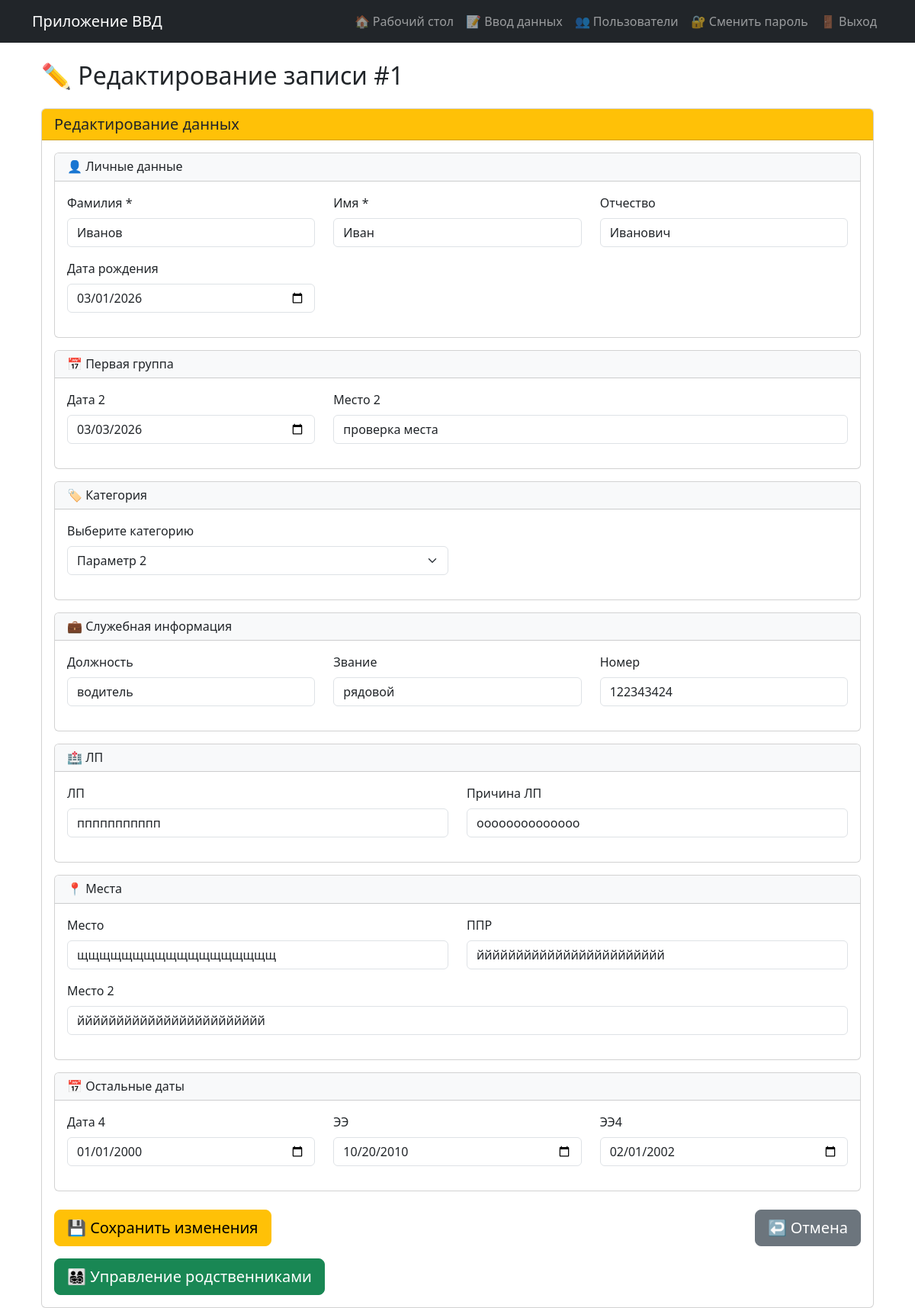
/record/edit/1 (signed in), run on the app's committed database.
### models.py (models this page shows)
class PersonData(db.Model):
    __tablename__ = 'person_data'  # Новое имя таблицы!
    __table_args__ = {'extend_existing': True}  # Добавлено!
    id = db.Column(db.Integer, primary_key=True)
    last_name = db.Column(db.String(100))
    first_name = db.Column(db.String(100))
    middle_name = db.Column(db.String(100))
    birth_date = db.Column(db.Date)
    date2 = db.Column(db.Date)
    place2 = db.Column(db.String(255))
    category = db.Column(db.String(200))
    category_custom = db.Column(db.String(200))
    position = db.Column(db.String(200))
    rank = db.Column(db.String(100))
    number = db.Column(db.String(100))
    lp = db.Column(db.String(255))
    lp_reason = db.Column(db.String(1000))
    place = db.Column(db.String(200))
    ppr = db.Column(db.String(200))
    place2_field = db.Column(db.String(200))
    date4 = db.Column(db.Date)
    ee = db.Column(db.Date)
    ee4 = db.Column(db.Date)
    created_at = db.Column(db.DateTime, default=datetime.now)
    updated_at = db.Column(db.DateTime, default=datetime.now, onupdate=datetime.now)
    user_id = db.Column(db.Integer, db.ForeignKey('users.id'), nullable=False)
    edit_history = db.relationship('EditHistory', backref='record', lazy='dynamic', cascade='all, delete-orphan')
    relatives_list = db.relationship('Relative', back_populates='main_person', lazy=True, cascade='all, delete-orphan')

### app.py (the view, shortened to what this page needs)
@app.route('/record/edit/<int:record_id>', methods=['GET', 'POST'])
@login_required
def edit_record(record_id):
    record = PersonData.query.get_or_404(record_id)
    return render_template('edit_record.html', record=record)

### app.py (called while the page is built)
@login_manager.user_loader
def load_user(user_id):
    return db.session.get(User, int(user_id)) #User.query.get(int(user_id))

### models.py (called while the page is built)
    def is_admin(self):
        return self.role == 'admin'

### templates/edit_record.html (shortened to what this page needs)
{% extends "base.html" %}
{% block content %}
<div class="container-fluid">
    <h2 class="mb-4">✏️ Редактирование записи #{{ record.id }}</h2>
    <div class="card">
        <div class="card-header bg-warning">
            <h5 class="mb-0">Редактирование данных</h5>
        </div>
        <div class="card-body">
            <form method="post" id="editForm">
                <div class="card mb-3">
                    <div class="card-header bg-light">
                        <h6 class="mb-0">👤 Личные данные</h6>
                    </div>
                    <div class="card-body">
                        <div class="row">
                            <div class="col-md-4 mb-3">
                                <label for="last_name" class="form-label">Фамилия *</label>
                                <input type="text" class="form-control" id="last_name" name="last_name" value="{{ record.last_name or '' }}" required>
                            </div>
                            <div class="col-md-4 mb-3">
                                <label for="first_name" class="form-label">Имя *</label>
                                <input type="text" class="form-control" id="first_name" name="first_name" value="{{ record.first_name or '' }}" required>
                            </div>
                            <div class="col-md-4 mb-3">
                                <label for="middle_name" class="form-label">Отчество</label>
                                <input type="text" class="form-control" id="middle_name" name="middle_name" value="{{ record.middle_name or '' }}">
                            </div>
                        </div>
                        <div class="row">
                            <div class="col-md-4 mb-3">
                                <label for="birth_date" class="form-label">Дата рождения</label>
                                <input type="date" class="form-control" id="birth_date" name="birth_date" value="{{ record.birth_date.strftime('%Y-%m-%d') if record.birth_date else '' }}">
                            </div>
                        </div>
                    </div>
                </div>
                <div class="card mb-3">
                    <div class="card-header bg-light">
                        <h6 class="mb-0">📅 Первая группа</h6>
                    </div>
                    <div class="card-body">
                        <div class="row">
                            <div class="col-md-4 mb-3">
                                <label for="date2" class="form-label">Дата 2</label>
                                <input type="date" class="form-control" id="date2" name="date2" value="{{ record.date2.strftime('%Y-%m-%d') if record.date2 else '' }}">
                            </div>
                            <div class="col-md-8 mb-3">
                                <label for="place2" class="form-label">Место 2</label>
                                <input type="text" class="form-control" id="place2" name="place2" value="{{ record.place2 or '' }}">
                            </div>
                        </div>
                    </div>
                </div>
                <div class="card mb-3">
                    <div class="card-header bg-light">
                        <h6 class="mb-0">🏷️ Категория</h6>
                    </div>
                    <div class="card-body">
                        <div class="row">
                            <div class="col-md-6 mb-3">
                                <label for="category" class="form-label">Выберите категорию</label>
                                <select class="form-select" id="category" name="category">
                                    {% for i in range(1, 7) %}
                                    <option value="{{ i }}" {% if record.category == 'Параметр ' + i|string %}selected{% endif %}>Параметр {{ i }}</option>
                                    {% endfor %}
                                </select>
                            </div>
                        </div>
                    </div>
                </div>
                <div class="card mb-3">
                    <div class="card-header bg-light">
                        <h6 class="mb-0">💼 Служебная информация</h6>
                    </div>
                    <div class="card-body">
                        <div class="row">
                            <div class="col-md-4 mb-3">
                                <label for="position" class="form-label">Должность</label>
                                <input type="text" class="form-control" id="position" name="position" value="{{ record.position or '' }}">
                            </div>
                            <div class="col-md-4 mb-3">
                                <label for="rank" class="form-label">Звание</label>
                                <input type="text" class="form-control" id="rank" name="rank" value="{{ record.rank or '' }}">
                            </div>
                            <div class="col-md-4 mb-3">
                                <label for="number" class="form-label">Номер</label>
                                <input type="text" class="form-control" id="number" name="number" value="{{ record.number or '' }}">
                            </div>
                        </div>
                    </div>
                </div>
                <div class="card mb-3">
                    <div class="card-header bg-light">
                        <h6 class="mb-0">🏥 ЛП</h6>
                    </div>
                    <div class="card-body">
                        <div class="row">
                            <div class="col-md-6 mb-3">
                                <label for="lp" class="form-label">ЛП</label>
                                <input type="text" class="form-control" id="lp" name="lp" value="{{ record.lp or '' }}">
                            </div>
                            <div class="col-md-6 mb-3">
                                <label for="lp_reason" class="form-label">Причина ЛП</label>
                                <input type="text" class="form-control" id="lp_reason" name="lp_reason" value="{{ record.lp_reason or '' }}">
                            </div>
                        </div>
                    </div>
                </div>
                <div class="card mb-3">
                    <div class="card-header bg-light">
                        <h6 class="mb-0">📍 Места</h6>
                    </div>
                    <div class="card-body">
                        <div class="row">
                            <div class="col-md-6 mb-3">
                                <label for="place" class="form-label">Место</label>
                                <input type="text" class="form-control" id="place" name="place" value="{{ record.place or '' }}">
                            </div>
                            <div class="col-md-6 mb-3">
                                <label for="ppr" class="form-label">ППР</label>
                                <input type="text" class="form-control" id="ppr" name="ppr" value="{{ record.ppr or '' }}">
                            </div>
                        </div>
                        <div class="row">
                            <div class="col-md-12 mb-3">
                                <label for="place2_field" class="form-label">Место 2</label>
                                <input type="text" class="form-control" id="place2_field" name="place2_field" value="{{ record.place2_field or '' }}">
                            </div>
                        </div>
                    </div>
                </div>
                <div class="card mb-3">
                    <div class="card-header bg-light">
                        <h6 class="mb-0">📅 Остальные даты</h6>
                    </div>
                    <div class="card-body">
                        <div class="row">
                            <div class="col-md-4 mb-3">
                                <label for="date4" class="form-label">Дата 4</label>
                                <input type="date" class="form-control" id="date4" name="date4" value="{{ record.date4.strftime('%Y-%m-%d') if record.date4 else '' }}">
                            </div>
                            <div class="col-md-4 mb-3">
                                <label for="ee" class="form-label">ЭЭ</label>
                                <input type="date" class="form-control" id="ee" name="ee" value="{{ record.ee.strftime('%Y-%m-%d') if record.ee else '' }}">
                            </div>
                            <div class="col-md-4 mb-3">
                                <label for="ee4" class="form-label">ЭЭ4</label>
                                <input type="date" class="form-control" id="ee4" name="ee4" value="{{ record.ee4.strftime('%Y-%m-%d') if record.ee4 else '' }}">
                            </div>
                        </div>
                    </div>
                </div>
                <div class="d-flex justify-content-between mt-4">
                    <button type="submit" class="btn btn-warning btn-lg">💾 Сохранить изменения</button>
                    <a href="{{ url_for('all_records') }}" class="btn btn-secondary btn-lg">↩️ Отмена</a>
                </div>
                <div class="mt-3">
                    <a href="{{ url_for('manage_relatives', person_id=record.id) }}" class="btn btn-success btn-lg">👨‍👩‍👧‍👦 Управление родственниками</a>
                </div>
            </form>
        </div>
    </div>
</div>
{% endblock %}

### data on the page
PersonData: id "1", last_name "Иванов", first_name "Иван", middle_name "Иванович", birth_date "03/01/2026", date2 "03/03/2026", place2 "проверка места", category "Параметр 2", position "водитель", rank "рядовой", number "122343424", lp "ппппппппппп", lp_reason "оооооооооооооо", place "щщщщщщщщщщщщщщщщщщ", ppr "йййййййййййййййййййййййй", place2_field "йййййййййййййййййййййййй", date4 "01/01/2000", ee "10/20/2010", ee4 "02/01/2002"
